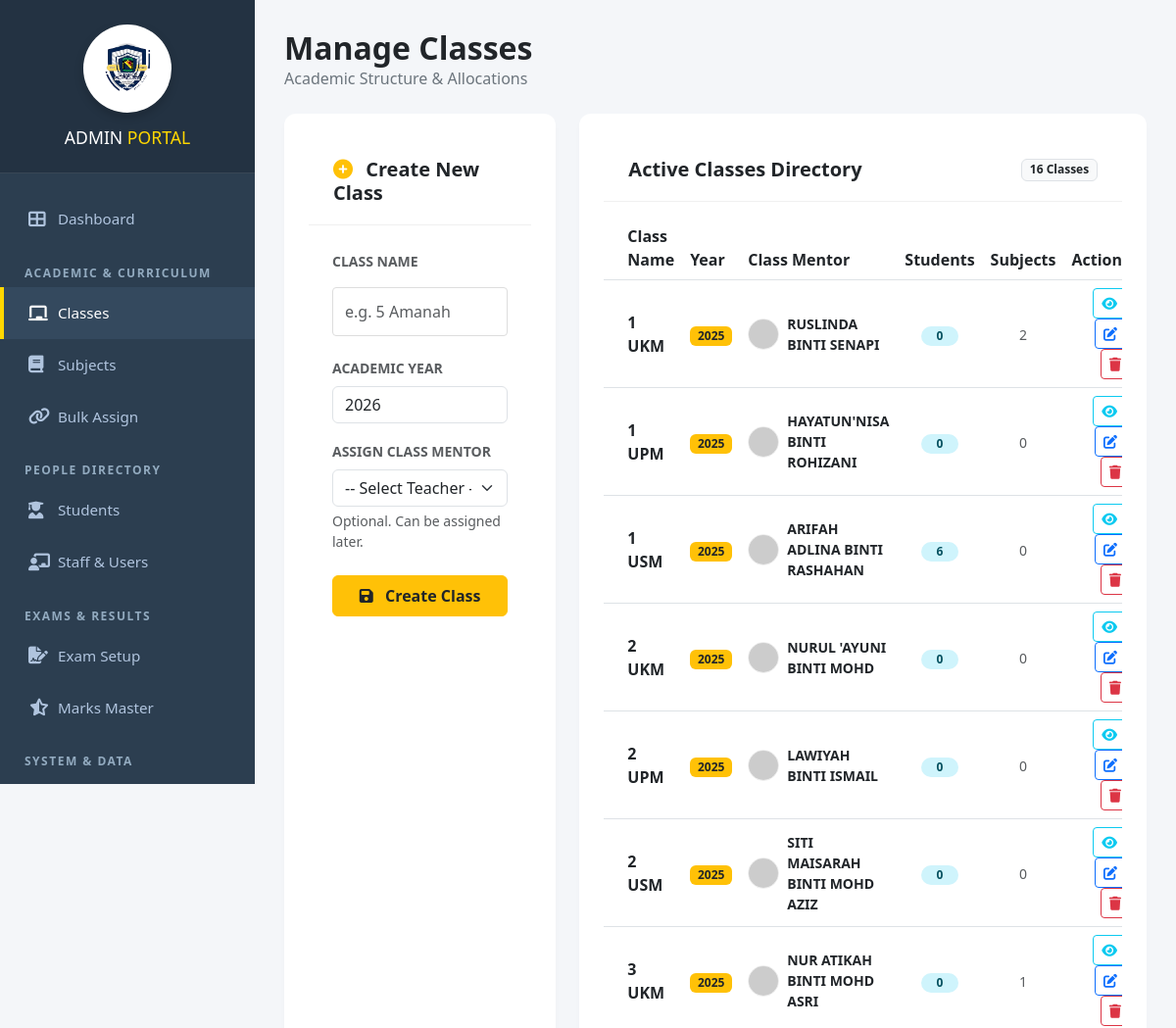
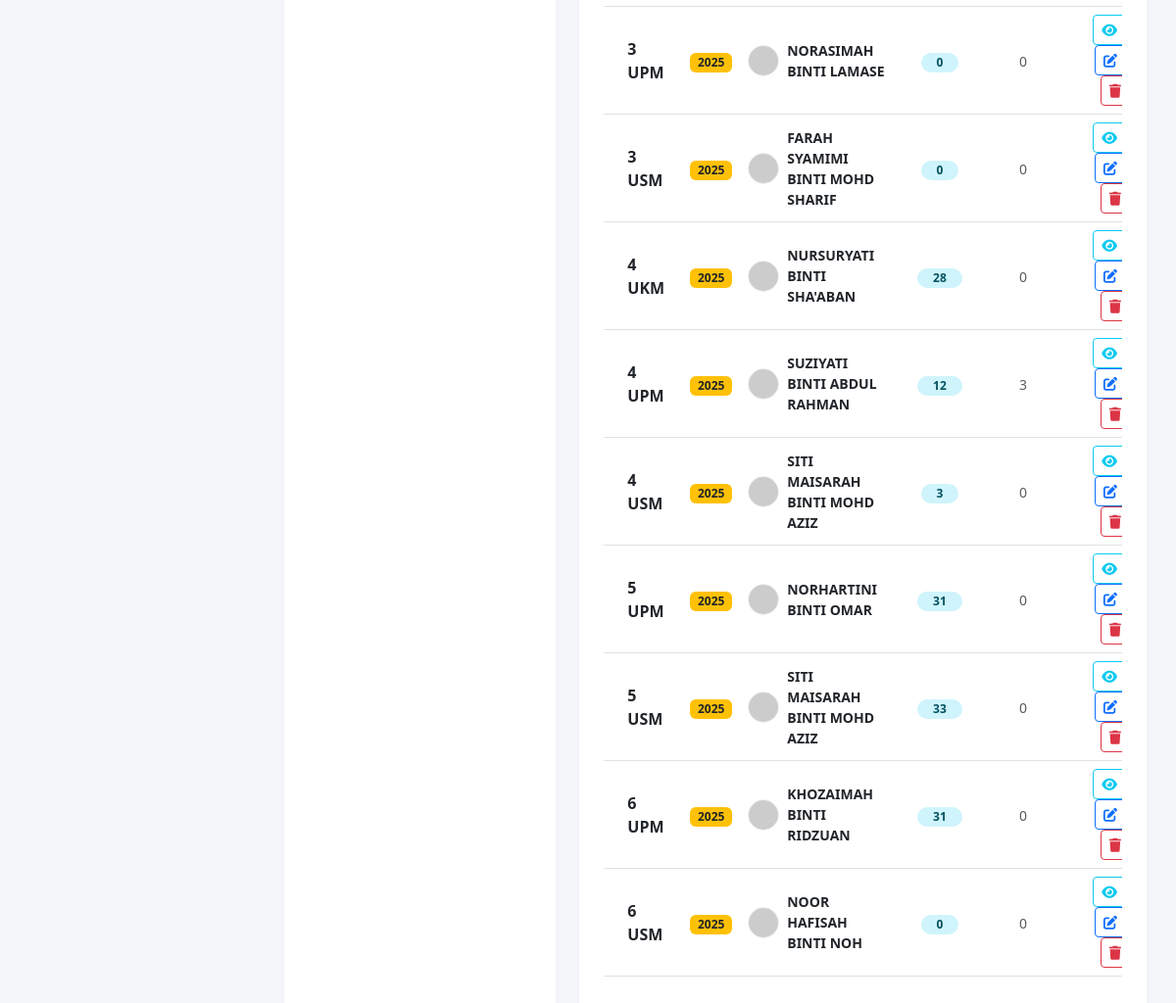
Screenshot of /admin/manage_classes.php (signed in) with the database file from the repository (2 pictures, top to bottom).
### tables this page shows
CREATE TABLE `classes` (
  `class_id` int(11) NOT NULL,
  `class_name` varchar(50) NOT NULL,
  `year` int(11) NOT NULL,
  `class_teacher_id` int(11) DEFAULT NULL
);

CREATE TABLE `users` (
  `user_id` int(11) NOT NULL,
  `username` varchar(50) NOT NULL,
  `password` varchar(255) NOT NULL,
  `full_name` varchar(100) NOT NULL,
  `role` enum('admin','class_teacher','subject_teacher') NOT NULL,
  `created_at` timestamp NULL DEFAULT current_timestamp(),
  `avatar` varchar(255) DEFAULT NULL,
  `ic_no` varchar(50) DEFAULT NULL,
  `teacher_id_no` varchar(50) DEFAULT NULL,
  `phone` varchar(20) DEFAULT NULL,
  `teaching_subjects` text DEFAULT NULL
);

### admin/manage_classes.php (the view, shortened to what this page needs)
<?php
include '../config/db.php';
include 'includes/header.php';
$sql = "SELECT c.*, u.full_name, u.avatar,
        (SELECT COUNT(*) FROM students WHERE class_id = c.class_id) as student_count,
        (SELECT COUNT(*) FROM subjects WHERE class_id = c.class_id) as subject_count
        FROM classes c
        LEFT JOIN users u ON c.class_teacher_id = u.user_id
        ORDER BY c.year DESC, c.class_name ASC";
$classes = $conn->query($sql);
?>
<link href="https://cdn.jsdelivr.net/npm/bootstrap@5.3.0/dist/css/bootstrap.min.css" rel="stylesheet">
<link href="https://cdnjs.cloudflare.com/ajax/libs/font-awesome/6.4.0/css/all.min.css" rel="stylesheet">
<div class="wrapper">
    <?php include 'includes/sidebar.php'; ?>
    <div class="main-content">
        <div class="container-fluid">
            <div class="d-flex justify-content-between align-items-center mb-4">
                <div>
                    <h2 class="fw-bold text-dark mb-0">Manage Classes</h2>
                    <p class="text-secondary mb-0">Academic Structure & Allocations</p>
                </div>
            </div>
            <div class="row g-4">
                <div class="col-lg-4">
                    <div class="card manage-card h-100">
                        <div class="card-header-custom">
                            <h5 class="fw-bold m-0 text-dark"><i class="fas fa-plus-circle text-warning me-2"></i> Create New Class</h5>
                        </div>
                        <div class="card-body p-4">
                            <form method="POST">
                                <div class="mb-3">
                                    <label class="form-label fw-bold small text-muted text-uppercase">Class Name</label>
                                    <input type="text" name="class_name" class="form-control" placeholder="e.g. 5 Amanah" required>
                                </div>
                                <div class="mb-3">
                                    <label class="form-label fw-bold small text-muted text-uppercase">Academic Year</label>
                                    <input type="number" name="year" class="form-control" value="<?php echo date('Y'); ?>" required>
                                </div>
                                <div class="mb-4">
                                    <label class="form-label fw-bold small text-muted text-uppercase">Assign Class Mentor</label>
                                    <select name="teacher_id" class="form-select">
                                        <option value="">-- Select Teacher --</option>
                                    </select>
                                    <div class="form-text">Optional. Can be assigned later.</div>
                                </div>
                                <div class="d-grid">
                                    <button type="submit" name="create_class" class="btn btn-warning fw-bold text-dark py-2">
                                        <i class="fas fa-save me-2"></i> Create Class
                                    </button>
                                </div>
                            </form>
                        </div>
                    </div>
                </div>
                <div class="col-lg-8">
                    <div class="card manage-card h-100">
                        <div class="card-header-custom d-flex justify-content-between align-items-center">
                            <h5 class="fw-bold m-0 text-dark">Active Classes Directory</h5>
                            <span class="badge bg-light text-dark border"><?php echo $classes->num_rows; ?> Classes</span>
                        </div>
                        <div class="card-body p-0">
                            <div class="table-responsive">
                                <table class="table table-hover align-middle mb-0">
                                    <thead class="bg-light">
                                        <tr>
                                            <th class="ps-4">Class Name</th>
                                            <th>Year</th>
                                            <th>Class Mentor</th>
                                            <th class="text-center">Students</th>
                                            <th class="text-center">Subjects</th>
                                            <th class="text-end pe-4">Actions</th>
                                        </tr>
                                    </thead>
                                    <tbody>
                                        <?php if($classes->num_rows > 0): ?>
                                            <?php while($row = $classes->fetch_assoc()): ?>
                                            <tr>
                                                <td class="ps-4">
                                                    <span class="fw-bold text-dark fs-6"><?php echo $row['class_name']; ?></span>
                                                </td>
                                                <td>
                                                    <span class="badge bg-warning text-dark"><?php echo $row['year']; ?></span>
                                                </td>
                                                <td>
                                                    <?php if($row['full_name']): ?>
                                                        <div class="d-flex align-items-center">
                                                            <?php $avatar = $row['avatar'] ? "../uploads/".$row['avatar'] : "https://ui-avatars.com/api/?name=".$row['full_name']."&background=random"; ?>
                                                            <img src="<?php echo $avatar; ?>" class="avatar-sm">
                                                            <span class="small fw-semibold"><?php echo $row['full_name']; ?></span>
                                                        </div>
                                                    <?php else: ?>
                                                        <span class="badge bg-secondary-subtle text-secondary small">Unassigned</span>
                                                    <?php endif; ?>
                                                </td>
                                                <td class="text-center">
                                                    <span class="badge bg-info-subtle text-info-emphasis rounded-pill px-3">
                                                        <?php echo $row['student_count']; ?>
                                                    </span>
                                                </td>
                                                <td class="text-center">
                                                    <span class="small text-muted"><?php echo $row['subject_count']; ?></span>
                                                </td>
                                                <td class="text-end pe-4">
                                                    <a href="view_class.php?class_id=<?php echo $row['class_id']; ?>"
                                                       class="btn btn-outline-info btn-sm me-1" title="View Details">
                                                        <i class="fas fa-eye"></i>
                                                    </a>
                                                    <a href="edit_class.php?class_id=<?php echo $row['class_id']; ?>"
                                                       class="btn btn-outline-primary btn-sm me-1" title="Edit">
                                                        <i class="fas fa-edit"></i>
                                                    </a>
                                                    <a href="manage_classes.php?delete_id=<?php echo $row['class_id']; ?>"
                                                       class="btn btn-outline-danger btn-sm"
                                                       onclick="return confirm('WARNING: Are you sure? This action cannot be undone.');"
                                                       title="Delete">
                                                        <i class="fas fa-trash"></i>
                                                    </a>
                                                </td>
                                            </tr>
                                            <?php endwhile; ?>
                                        <?php else: ?>
                                            <tr><td colspan="6" class="text-center py-5 text-muted">No classes found. Create one to get started.</td></tr>
                                        <?php endif; ?>
                                    </tbody>
                                </table>
                            </div>
                        </div>
                    </div>
                </div>
            </div>
        </div>
    </div>
</div>
</body>
</html>

### admin/includes/header.php (style rules this page uses)
:root { --primary-gold: #FFD700; --gold-grad: linear-gradient(135deg, #FFD700 0%, #FDB931 100%); --sidebar-width: 260px; --bg-color: #f4f7f6; --text-color: #2c3e50; }
* { box-sizing: border-box; }
body { font-family: 'Segoe UI', Tahoma, Geneva, Verdana, sans-serif; background-color: var(--bg-color); color: var(--text-color); margin: 0; padding: 0; }
.main-content { margin-left: var(--sidebar-width); padding: 30px; min-height: 100vh; transition: margin-left 0.3s ease; }
.card { background: white; padding: 25px; border-radius: 8px; box-shadow: 0 2px 10px rgba(0, 0, 0, 0.05); margin-bottom: 20px; border: 1px solid #eef0f2; }
.btn { padding: 10px 20px; border: none; border-radius: 5px; cursor: pointer; font-weight: 600; text-decoration: none; display: inline-block; transition: 0.2s; }
input[type="text"], input[type="password"], select, textarea { width: 100%; padding: 12px; margin: 8px 0 20px 0; border: 1px solid #ddd; border-radius: 4px; background: #fff; }
table { width: 100%; border-collapse: collapse; margin-top: 15px; }
th { text-align: left; padding: 15px; background: #f8f9fa; border-bottom: 2px solid var(--primary-gold); color: #555; }
td { padding: 15px; border-bottom: 1px solid #eee; }

### admin/manage_classes.php (style rules this page uses)
body { background-color: #f4f6f9; overflow-x: hidden; }
.main-content { position: absolute; top: 0; right: 0; width: calc(100% - 260px) !important; margin-left: 260px !important; min-height: 100vh; padding: 0 !important; display: block !important; }
.container-fluid { padding: 30px !important; }
.manage-card { border: none; border-radius: 12px; box-shadow: 0 4px 6px rgba(0,0,0,0.02); }
.card-header-custom { background: white; padding: 20px 25px; border-bottom: 1px solid #f0f0f0; }
.avatar-sm { width: 32px; height: 32px; border-radius: 50%; object-fit: cover; margin-right: 8px; border: 1px solid #eee; }
.table td { vertical-align: middle; }

### admin/includes/sidebar.php (style rules this page uses)
:root { --sidebar-bg: #2c3e50; --sidebar-hover: #34495e; --sidebar-active-border: #FFD700; --brand-bg: #233242; }

### rows the page displays
classes: class_name "1 UKM", year "2025", class_teacher.full_name "RUSLINDA BINTI SENAPI", student_count "0", subject_count "2"
classes: class_name "1 UPM", year "2025", class_teacher.full_name "HAYATUN'NISA BINTI ROHIZANI", student_count "0", subject_count "0"
classes: class_name "1 USM", year "2025", class_teacher.full_name "ARIFAH ADLINA BINTI RASHAHAN", student_count "6", subject_count "0"
classes: class_name "2 UKM", year "2025", class_teacher.full_name "NURUL 'AYUNI BINTI MOHD", student_count "0", subject_count "0"
classes: class_name "2 UPM", year "2025", class_teacher.full_name "LAWIYAH BINTI ISMAIL", student_count "0", subject_count "0"
classes: class_name "2 USM", year "2025", class_teacher.full_name "SITI MAISARAH BINTI MOHD AZIZ", student_count "0", subject_count "0"
classes: class_name "3 UKM", year "2025", class_teacher.full_name "NUR ATIKAH BINTI MOHD ASRI", student_count "0", subject_count "1"
classes: class_name "3 UPM", year "2025", class_teacher.full_name "NORASIMAH BINTI LAMASE", student_count "0", subject_count "0"
classes: class_name "3 USM", year "2025", class_teacher.full_name "FARAH SYAMIMI BINTI MOHD SHARIF", student_count "0", subject_count "0"
classes: class_name "4 UKM", year "2025", class_teacher.full_name "NURSURYATI BINTI SHA'ABAN", student_count "28", subject_count "0"
classes: class_name "4 UPM", year "2025", class_teacher.full_name "SUZIYATI BINTI ABDUL RAHMAN", student_count "12", subject_count "3"
classes: class_name "4 USM", year "2025", class_teacher.full_name "SITI MAISARAH BINTI MOHD AZIZ", student_count "3", subject_count "0"
classes: class_name "5 UPM", year "2025", class_teacher.full_name "NORHARTINI BINTI OMAR", student_count "31", subject_count "0"
classes: class_name "5 USM", year "2025", class_teacher.full_name "SITI MAISARAH BINTI MOHD AZIZ", student_count "33", subject_count "0"
classes: class_name "6 UPM", year "2025", class_teacher.full_name "KHOZAIMAH BINTI RIDZUAN", student_count "31", subject_count "0"
classes: class_name "6 USM", year "2025", class_teacher.full_name "NOOR HAFISAH BINTI NOH", student_count "0", subject_count "0"

### other values shown
$classes->num_rows "16"
